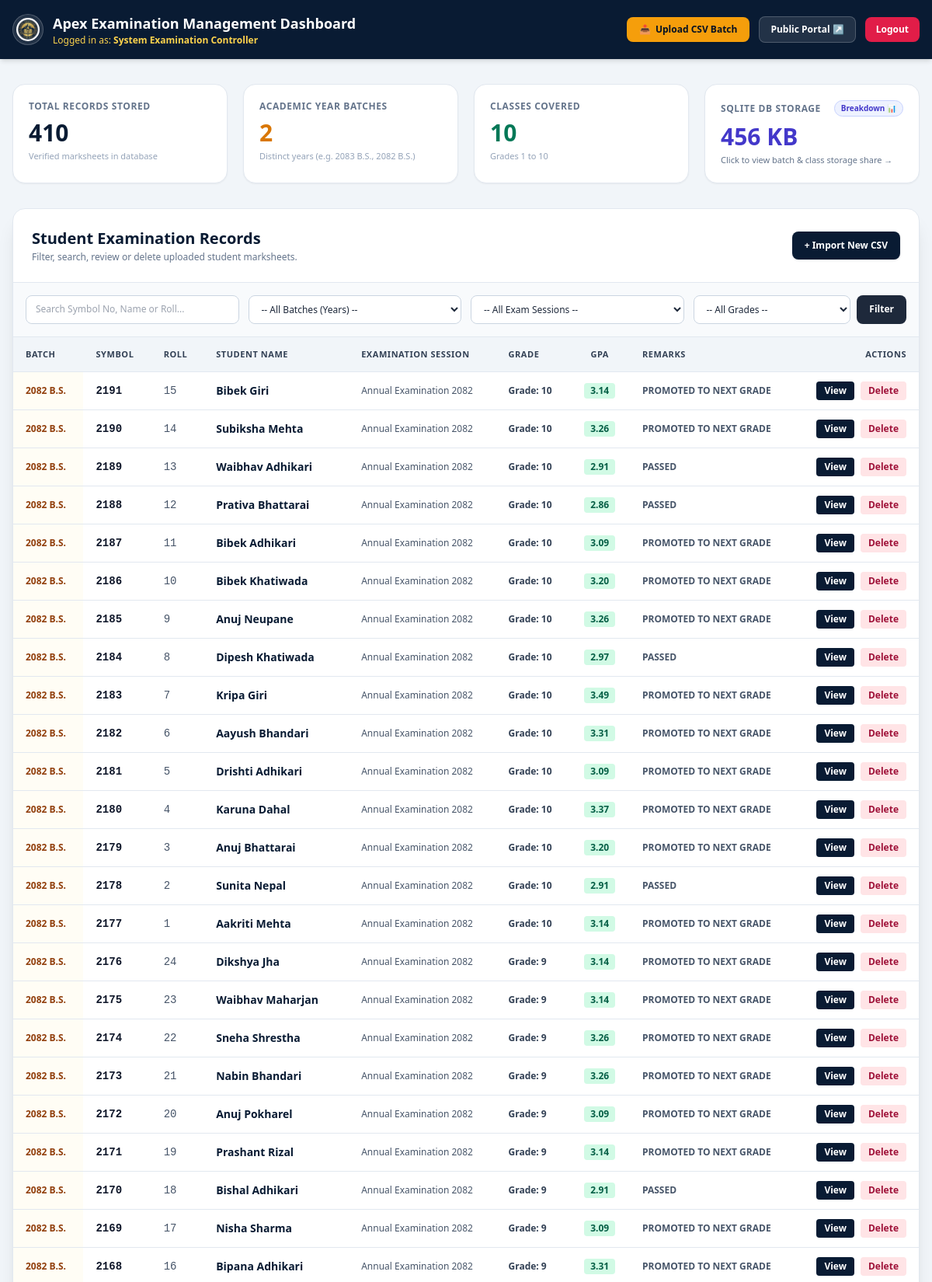
The page /results/management/dashboard.php (signed in, upper part) on the database its author committed.
### tables this page shows
CREATE TABLE student_results (
        id INTEGER PRIMARY KEY AUTOINCREMENT,
        exam_name TEXT NOT NULL,
        class_name TEXT NOT NULL,
        section_name TEXT NOT NULL,
        symbol_no TEXT NOT NULL,
        roll_no TEXT NOT NULL,
        student_name TEXT NOT NULL,
        attendance TEXT DEFAULT 'N/A',
        gpa REAL NOT NULL,
        remarks TEXT NOT NULL,
        marks_json TEXT NOT NULL,
        created_at DATETIME DEFAULT CURRENT_TIMESTAMP
    , batch_year TEXT NOT NULL DEFAULT '2083 B.S.');

### results/management/dashboard.php (the view, shortened to what this page needs)
<?php
require_once __DIR__ . '/../database/db_init.php';
$total_students = $pdo_results->query("SELECT COUNT(*) FROM student_results")->fetchColumn();
$total_batches  = $pdo_results->query("SELECT COUNT(DISTINCT batch_year) FROM student_results")->fetchColumn();
$total_classes  = $pdo_results->query("SELECT COUNT(DISTINCT class_name) FROM student_results")->fetchColumn();
$db_file = __DIR__ . '/../database/results.sqlite';
$db_size = file_exists($db_file) ? round(filesize($db_file) / 1024, 2) . ' KB' : 'N/A';
$search_query = trim($_GET['q'] ?? '');
$sql = "SELECT * FROM student_results WHERE 1=1";
$params = [];
$sql .= " ORDER BY id DESC LIMIT 100";
$stmt_list = $pdo_results->prepare($sql);
$stmt_list->execute($params);
$students = $stmt_list->fetchAll();
?>
<!DOCTYPE html>
<html lang="en">
<head>
    <script src="https://cdn.tailwindcss.com"></script>
</head>
<body class="bg-slate-100 min-h-screen text-slate-800 flex flex-col justify-between">
    <header class="bg-navy-800 text-white shadow-md">
        <div class="max-w-7xl mx-auto px-4 py-4 flex flex-col sm:flex-row items-center justify-between gap-4">
            <div class="flex items-center gap-3">
                <img src="../../assets/images/logo.png" alt="Apex Logo" class="w-10 h-10 object-contain bg-white/10 rounded-full p-1 border border-white/20">
                <div>
                    <h1 class="text-lg font-bold">Apex Examination Management Dashboard</h1>
                    <p class="text-xs text-amber-300">Logged in as: <strong><?= htmlspecialchars($_SESSION['exam_admin_name'] ?? 'Controller') ?></strong></p>
                </div>
            </div>
            <div class="flex items-center gap-3 flex-wrap">
                <a href="upload_csv.php" class="bg-amber-500 hover:bg-amber-600 text-navy-900 font-bold text-xs px-4 py-2 rounded-lg shadow transition-all flex items-center gap-1.5">
                    <span>📤</span> Upload CSV Batch
                </a>
                <a href="../index.php" target="_blank" class="bg-white/10 hover:bg-white/20 text-white font-semibold text-xs px-3.5 py-2 rounded-lg border border-white/20 transition-all">
                    Public Portal ↗
                </a>
                <a href="logout.php" class="bg-rose-600 hover:bg-rose-700 text-white font-semibold text-xs px-3.5 py-2 rounded-lg transition-all">
                    Logout
                </a>
            </div>
        </div>
    </header>
    <main class="flex-grow max-w-7xl w-full mx-auto px-4 py-8">
        <div class="grid grid-cols-1 sm:grid-cols-2 lg:grid-cols-4 gap-5 mb-8">
            <div class="bg-white rounded-2xl p-5 border border-slate-200 shadow-sm">
                <div class="text-xs font-bold uppercase text-slate-500 tracking-wider">Total Records Stored</div>
                <div class="text-3xl font-extrabold text-navy-800 mt-2"><?= number_format($total_students) ?></div>
                <div class="text-[11px] text-slate-400 mt-1">Verified marksheets in database</div>
            </div>
            <div class="bg-white rounded-2xl p-5 border border-slate-200 shadow-sm">
                <div class="text-xs font-bold uppercase text-slate-500 tracking-wider">Academic Year Batches</div>
                <div class="text-3xl font-extrabold text-amber-600 mt-2"><?= number_format($total_batches) ?></div>
                <div class="text-[11px] text-slate-400 mt-1">Distinct years (e.g. 2083 B.S., 2082 B.S.)</div>
            </div>
            <div class="bg-white rounded-2xl p-5 border border-slate-200 shadow-sm">
                <div class="text-xs font-bold uppercase text-slate-500 tracking-wider">Classes Covered</div>
                <div class="text-3xl font-extrabold text-emerald-700 mt-2"><?= number_format($total_classes) ?></div>
                <div class="text-[11px] text-slate-400 mt-1">Grades 1 to 10</div>
            </div>
            <div onclick="openStorageModal()" class="bg-white rounded-2xl p-5 border border-slate-200 shadow-sm hover:border-indigo-400 hover:shadow-md transition-all cursor-pointer group">
                <div class="flex items-center justify-between">
                    <div class="text-xs font-bold uppercase text-slate-500 tracking-wider">SQLite DB Storage</div>
                    <span class="text-[10px] font-bold text-indigo-700 bg-indigo-50 px-2 py-0.5 rounded-full border border-indigo-200 group-hover:bg-indigo-600 group-hover:text-white transition-all">Breakdown 📊</span>
                </div>
                <div class="text-3xl font-extrabold text-indigo-700 mt-2"><?= $db_size ?></div>
                <div class="text-[11px] text-slate-500 mt-1 flex items-center gap-1 font-medium">
                    <span>Click to view batch & class storage share →</span>
                </div>
            </div>
        </div>
        <div class="bg-white rounded-2xl border border-slate-200 shadow-xl overflow-hidden">
            <div class="p-6 border-b border-slate-200 flex flex-col md:flex-row md:items-center justify-between gap-4">
                <div>
                    <h2 class="text-xl font-extrabold text-navy-800">Student Examination Records</h2>
                    <p class="text-xs text-slate-500 mt-0.5">Filter, search, review or delete uploaded student marksheets.</p>
                </div>
                <a href="upload_csv.php" class="inline-flex items-center gap-2 bg-navy-800 hover:bg-navy-900 text-white font-bold text-xs px-4 py-2.5 rounded-lg transition-all shadow">
                    <span>+ Import New CSV</span>
                </a>
            </div>
            <form method="GET" action="" class="p-4 bg-slate-50 border-b border-slate-200 grid grid-cols-1 sm:grid-cols-4 gap-3">
                <input type="text" name="q" value="<?= htmlspecialchars($search_query) ?>" placeholder="Search Symbol No, Name or Roll..." class="bg-white border border-slate-300 rounded-lg px-3 py-2 text-xs font-medium">
                <select name="batch" class="bg-white border border-slate-300 rounded-lg px-3 py-2 text-xs font-medium">
                    <option value="">-- All Batches (Years) --</option>
                </select>
                <select name="exam" class="bg-white border border-slate-300 rounded-lg px-3 py-2 text-xs font-medium">
                    <option value="">-- All Exam Sessions --</option>
                </select>
                <div class="flex gap-2">
                    <select name="class" class="w-full bg-white border border-slate-300 rounded-lg px-3 py-2 text-xs font-medium">
                        <option value="">-- All Grades --</option>
                    </select>
                    <button type="submit" class="bg-slate-800 hover:bg-slate-900 text-white font-bold px-4 py-2 rounded-lg text-xs">Filter</button>
                </div>
            </form>
            <div class="overflow-x-auto res-table">
                <table class="w-full text-left text-xs sm:text-sm">
                    <thead>
                        <tr class="bg-slate-100 text-slate-700 font-bold uppercase tracking-wider text-[11px] border-b border-slate-200">
                            <th class="px-4 py-3">Batch</th>
                            <th class="px-4 py-3">Symbol</th>
                            <th class="px-4 py-3">Roll</th>
                            <th class="px-4 py-3">Student Name</th>
                            <th class="px-4 py-3">Examination Session</th>
                            <th class="px-4 py-3">Grade</th>
                            <th class="px-4 py-3 text-center">GPA</th>
                            <th class="px-4 py-3">Remarks</th>
                            <th class="px-4 py-3 text-right">Actions</th>
                        </tr>
                    </thead>
                    <tbody class="divide-y divide-slate-200 font-medium">
                        <?php if (empty($students)): ?>
                            <tr>
                                <td colspan="9" class="px-6 py-8 text-center text-slate-500">
                                    No student records found matching your filters.
                                </td>
                            </tr>
                        <?php else: ?>
                            <?php foreach ($students as $st): ?>
                                <tr class="hover:bg-slate-50/80 transition-colors">
                                    <td data-label="Batch Year" class="px-4 py-3 text-xs font-bold text-amber-800 bg-amber-50/50"><?= htmlspecialchars($st['batch_year'] ?? '2083 B.S.') ?></td>
                                    <td data-label="Symbol No" class="px-4 py-3 font-mono font-bold text-slate-900"><?= htmlspecialchars($st['symbol_no']) ?></td>
                                    <td data-label="Roll No" class="px-4 py-3 font-mono text-slate-600"><?= htmlspecialchars($st['roll_no']) ?></td>
                                    <td data-label="Student Name" class="px-4 py-3 font-bold text-navy-800"><?= htmlspecialchars($st['student_name']) ?></td>
                                    <td data-label="Examination" class="px-4 py-3 text-xs text-slate-600"><?= htmlspecialchars($st['exam_name']) ?></td>
                                    <td data-label="Grade" class="px-4 py-3 text-xs font-bold text-slate-700"><?= htmlspecialchars($st['class_name']) ?></td>
                                    <td data-label="GPA" class="px-4 py-3 text-center font-bold">
                                        <span class="inline-block px-2 py-0.5 rounded text-xs bg-emerald-100 text-emerald-800 font-black">
                                            <?= sprintf("%.2f", (float)$st['gpa']) ?>
                                        </span>
                                    </td>
                                    <td data-label="Remarks" class="px-4 py-3 text-xs font-semibold text-slate-600"><?= htmlspecialchars($st['remarks']) ?></td>
                                    <td data-label="Actions" class="px-4 py-3 text-right">
                                        <div class="flex items-center justify-end gap-2">
                                            <button onclick="previewMarksheet(<?= htmlspecialchars(json_encode($st)) ?>)" class="text-xs font-bold bg-navy-800 hover:bg-navy-900 text-white px-2.5 py-1 rounded transition-all">
                                                View
                                            </button>
                                            <form method="POST" action="" onsubmit="return confirm('Are you sure you want to delete this student result record?');" class="inline">
                                                <button type="submit" class="text-xs font-bold bg-rose-100 hover:bg-rose-200 text-rose-800 px-2.5 py-1 rounded transition-all">
                                                    Delete
                                                </button>
                                            </form>
                                        </div>
                                    </td>
                                </tr>
                            <?php endforeach; ?>
                        <?php endif; ?>
                    </tbody>
                </table>
            </div>
        </div>
    </main>
</body>
</html>

### rows shown on the page
student_results: batch_year "2082 B.S.", symbol_no "2191", roll_no "15", student_name "Bibek Giri", exam_name "Annual Examination 2082", class_name "Grade: 10", gpa "3.14", remarks "PROMOTED TO NEXT GRADE"
student_results: batch_year "2082 B.S.", symbol_no "2190", roll_no "14", student_name "Subiksha Mehta", exam_name "Annual Examination 2082", class_name "Grade: 10", gpa "3.26", remarks "PROMOTED TO NEXT GRADE"
student_results: batch_year "2082 B.S.", symbol_no "2189", roll_no "13", student_name "Waibhav Adhikari", exam_name "Annual Examination 2082", class_name "Grade: 10", gpa "2.91", remarks "PASSED"
student_results: batch_year "2082 B.S.", symbol_no "2188", roll_no "12", student_name "Prativa Bhattarai", exam_name "Annual Examination 2082", class_name "Grade: 10", gpa "2.86", remarks "PASSED"
student_results: batch_year "2082 B.S.", symbol_no "2187", roll_no "11", student_name "Bibek Adhikari", exam_name "Annual Examination 2082", class_name "Grade: 10", gpa "3.09", remarks "PROMOTED TO NEXT GRADE"
student_results: batch_year "2082 B.S.", symbol_no "2186", roll_no "10", student_name "Bibek Khatiwada", exam_name "Annual Examination 2082", class_name "Grade: 10", gpa "3.20", remarks "PROMOTED TO NEXT GRADE"
student_results: batch_year "2082 B.S.", symbol_no "2185", roll_no "9", student_name "Anuj Neupane", exam_name "Annual Examination 2082", class_name "Grade: 10", gpa "3.26", remarks "PROMOTED TO NEXT GRADE"
student_results: batch_year "2082 B.S.", symbol_no "2184", roll_no "8", student_name "Dipesh Khatiwada", exam_name "Annual Examination 2082", class_name "Grade: 10", gpa "2.97", remarks "PASSED"
student_results: batch_year "2082 B.S.", symbol_no "2183", roll_no "7", student_name "Kripa Giri", exam_name "Annual Examination 2082", class_name "Grade: 10", gpa "3.49", remarks "PROMOTED TO NEXT GRADE"
student_results: batch_year "2082 B.S.", symbol_no "2182", roll_no "6", student_name "Aayush Bhandari", exam_name "Annual Examination 2082", class_name "Grade: 10", gpa "3.31", remarks "PROMOTED TO NEXT GRADE"
student_results: batch_year "2082 B.S.", symbol_no "2181", roll_no "5", student_name "Drishti Adhikari", exam_name "Annual Examination 2082", class_name "Grade: 10", gpa "3.09", remarks "PROMOTED TO NEXT GRADE"
student_results: batch_year "2082 B.S.", symbol_no "2180", roll_no "4", student_name "Karuna Dahal", exam_name "Annual Examination 2082", class_name "Grade: 10", gpa "3.37", remarks "PROMOTED TO NEXT GRADE"
student_results: batch_year "2082 B.S.", symbol_no "2179", roll_no "3", student_name "Anuj Bhattarai", exam_name "Annual Examination 2082", class_name "Grade: 10", gpa "3.20", remarks "PROMOTED TO NEXT GRADE"
student_results: batch_year "2082 B.S.", symbol_no "2178", roll_no "2", student_name "Sunita Nepal", exam_name "Annual Examination 2082", class_name "Grade: 10", gpa "2.91", remarks "PASSED"
student_results: batch_year "2082 B.S.", symbol_no "2177", roll_no "1", student_name "Aakriti Mehta", exam_name "Annual Examination 2082", class_name "Grade: 10", gpa "3.14", remarks "PROMOTED TO NEXT GRADE"
student_results: batch_year "2082 B.S.", symbol_no "2176", roll_no "24", student_name "Dikshya Jha", exam_name "Annual Examination 2082", class_name "Grade: 9", gpa "3.14", remarks "PROMOTED TO NEXT GRADE"
student_results: batch_year "2082 B.S.", symbol_no "2175", roll_no "23", student_name "Waibhav Maharjan", exam_name "Annual Examination 2082", class_name "Grade: 9", gpa "3.14", remarks "PROMOTED TO NEXT GRADE"
student_results: batch_year "2082 B.S.", symbol_no "2174", roll_no "22", student_name "Sneha Shrestha", exam_name "Annual Examination 2082", class_name "Grade: 9", gpa "3.26", remarks "PROMOTED TO NEXT GRADE"
student_results: batch_year "2082 B.S.", symbol_no "2173", roll_no "21", student_name "Nabin Bhandari", exam_name "Annual Examination 2082", class_name "Grade: 9", gpa "3.26", remarks "PROMOTED TO NEXT GRADE"
student_results: batch_year "2082 B.S.", symbol_no "2172", roll_no "20", student_name "Anuj Pokharel", exam_name "Annual Examination 2082", class_name "Grade: 9", gpa "3.09", remarks "PROMOTED TO NEXT GRADE"
student_results: batch_year "2082 B.S.", symbol_no "2171", roll_no "19", student_name "Prashant Rizal", exam_name "Annual Examination 2082", class_name "Grade: 9", gpa "3.14", remarks "PROMOTED TO NEXT GRADE"
student_results: batch_year "2082 B.S.", symbol_no "2170", roll_no "18", student_name "Bishal Adhikari", exam_name "Annual Examination 2082", class_name "Grade: 9", gpa "2.91", remarks "PASSED"
student_results: batch_year "2082 B.S.", symbol_no "2169", roll_no "17", student_name "Nisha Sharma", exam_name "Annual Examination 2082", class_name "Grade: 9", gpa "3.09", remarks "PROMOTED TO NEXT GRADE"
student_results: batch_year "2082 B.S.", symbol_no "2168", roll_no "16", student_name "Bipana Adhikari", exam_name "Annual Examination 2082", class_name "Grade: 9", gpa "3.31", remarks "PROMOTED TO NEXT GRADE"

### other values the page prints
$_SESSION['exam_admin_name'] "System Examination Controller"
$total_students "410"
$total_batches "2"
$total_classes "10"
$db_size "456 KB"
